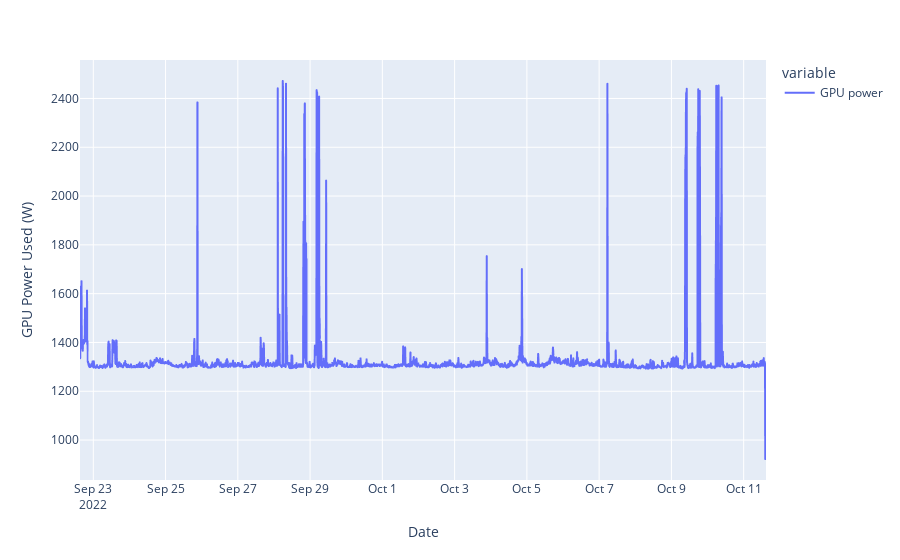

The cell this chart's notebook holds for it:
### Code cell
min_grouping = carbondf.groupby(pd.Grouper(key = 'time', freq='10min')).min()
min_grouping['date']= min_grouping.index
fig4= min_grouping.plot(x="date", y=["GPU power"], kind="line")
fig4.update_layout(
    xaxis_title= "Date",
    yaxis_title="GPU Power Used (W)",
)

### Figure 1 — Plotly figure (JSON) as saved in the notebook; plotly's stock layout.template omitted (floating-point values rounded to 4 significant figures; data arrays with more than 128 entries replaced by an {"elided": "..."} marker saying what was removed)
{"data": [{"hovertemplate": "variable=GPU power<br>date=%{x}<br>value=%{y}<extra></extra>", "legendgroup": "GPU power", "line": {"color": "#636efa", "dash": "solid"}, "marker": {"symbol": "circle"}, "mode": "lines", "name": "GPU power", "showlegend": true, "type": "scattergl", "x": {"elided": "2735 str values"}, "xaxis": "x", "y": {"elided": "2735 float values"}, "yaxis": "y"}], "layout": {"legend": {"title": {"text": "variable"}, "tracegroupgap": 0}, "margin": {"t": 60}, "xaxis": {"anchor": "y", "domain": [0, 1], "title": {"text": "Date"}}, "yaxis": {"anchor": "x", "domain": [0, 1], "title": {"text": "GPU Power Used (W)"}}}}
